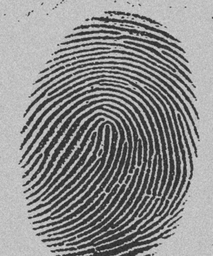
#> input picture fingerprint.tif, 213 x 256 px, shrunk from 798 x 958 before the run, found by its file name
$ jupyter execute morph1.ipynb
#> lines starting #> are read from the running program, lines starting #| are printed output that depends on the picture; after the words box and inside, x2 and y2 are one past the last pixel; in counts of white or black regions, pixels touching at a corner belong together
Erosion

[cell 1]
import cv2
import numpy as np
import matplotlib.pyplot as plt

[cell 2]
img=cv2.imread(r'E:\BG\fingerprint.tif',0)
#> img is the input picture: shape (256, 213); min 32, max 216, mean 140
threshold=128
binary_img=(img>threshold).astype(np.uint8)*255
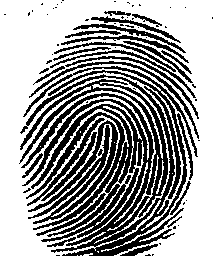
#> binary_img: shape (256, 213); 61% white; 72 black regions (45 under 20 px), largest, box (x1, y1, x2, y2) and area: (19, 66, 198, 256) 12917, (28, 120, 118, 224) 1965, (29, 61, 199, 139) 619

[cell 3]
rows, cols=binary_img.shape
#> rows = 256; cols = 213
kernel_size=3
pad=kernel_size//2
eroded_img=np.zeros_like(binary_img)
padded_img=np.pad(binary_img, pad, mode='constant', constant_values=255)
#> padded_img: shape (258, 215); 61.7% white; 72 black regions (45 under 20 px), largest, box (x1, y1, x2, y2) and area: (20, 67, 199, 257) 12917, (29, 121, 119, 225) 1965, (30, 62, 200, 140) 619

[cell 4]
for i in range(rows):
    for j in range(cols):
        neighborhood=padded_img[i:i+kernel_size,j:j+kernel_size]
        eroded_img[i,j]=np.min(neighborhood)
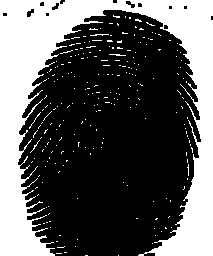
#> eroded_img: shape (256, 213); 35.7% white; 239 white regions (235 under 20 px), largest, box (x1, y1, x2, y2) and area: (0, 0, 213, 256) 18758, (90, 34, 109, 36) 22, (109, 54, 126, 56) 21, (29, 112, 41, 129) 20

[cell 5]
plt.figure(figsize=(10,5))
plt.subplot(1,2,1)
plt.title('Original Image')
plt.imshow(img,cmap='gray')
plt.subplot(1,2,2)
plt.title('Eroded Image')
plt.imshow(eroded_img,cmap='gray')
plt.show()
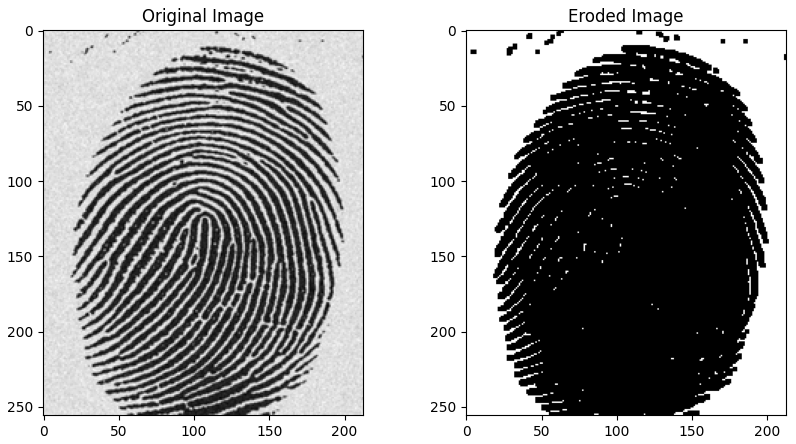
#> figure drawn by matplotlib, 2 panels

Dilation

[cell 6]
rows, cols=binary_img.shape
kernel_size=3
pad=kernel_size//2
dilated_img=np.zeros_like(binary_img)
padded_img=np.pad(binary_img, pad, mode='constant', constant_values=255)

[cell 7]
for i in range(rows):
    for j in range(cols):
        neighborhood=padded_img[i:i+kernel_size,j:j+kernel_size]
        dilated_img[i,j]=np.max(neighborhood)
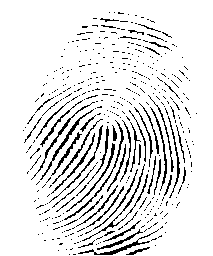
#> dilated_img: shape (256, 213); 89.5% white; black in thin lines or dots, all inside (x1, y1, x2, y2) = (23, 12, 197, 255)

[cell 8]
plt.figure(figsize=(10,5))
plt.subplot(1,2,1)
plt.title('Original Image')
plt.imshow(img,cmap='gray')
plt.subplot(1,2,2)
plt.title('Dilated Image')
plt.imshow(dilated_img,cmap='gray')
plt.show()

THINNING

[cell 9]
def match_pattern(binary_img,i,j,pattern):
    for x in range(-1,2):
        for y in range(-1,2):
            if pattern[x+1][y+1]==-1:
                continue
            if binary_img[i+x][j+y]!=pattern[x+1][y+1]:
                return False
    return True

[cell 10]
changed=True
while changed:
    changed=False
    thin=[]
    for i in range(1,rows-1):
        for j in range(1,cols-1):
            if binary_img[i][j]==255:
                pattern=np.array([[0,0,0],[-1,255,-1],[255,255,255]])
                if match_pattern(binary_img,i,j,pattern):
                    thin.append((i,j))
    for i, j in thin:
        binary_img[i][j]=0
        changed=True
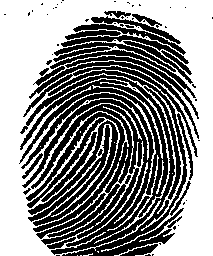
#> binary_img: shape (256, 213); 54.5% white; 72 black regions (44 under 20 px), largest, box (x1, y1, x2, y2) and area: (19, 66, 198, 256) 14389, (28, 120, 118, 226) 2187, (29, 61, 199, 139) 824

[cell 11]
plt.figure(figsize=(10,5))
plt.subplot(1,2,1)
plt.title('Original Image')
plt.imshow(img,cmap='gray')
plt.subplot(1,2,2)
plt.title('Thinned Image')
plt.imshow(binary_img,cmap='gray')
plt.show()

Thickening

[cell 12]
changed = True
patterns = [
    [[0,0,0],[-1,255,-1],[255,255,255]],
    [[255,-1,0],[255,255,0],[255,-1,0]],
    [[255,255,255],[-1,255,-1],[0,0,0]],
    [[0,-1,255],[0,255,255],[0,-1,255]]
]
while changed:
    changed = False
    thick = []
    for i in range(1, rows-1):
        for j in range(1, cols-1):
           if binary_img[i][j] == 0:
                for p in patterns:
                    if match_pattern(binary_img, i, j, p):
                        thick.append((i, j))
                        break

    for i, j in thick:
        binary_img[i][j] = 255
        changed = True

[cell 13]
plt.figure(figsize=(10,5))
plt.subplot(1,2,1)
plt.title('Original Image')
plt.imshow(img,cmap='gray')
plt.subplot(1,2,2)
plt.title('Thickened Image')
plt.imshow(binary_img,cmap='gray')
plt.show()

Opening

[cell 14]
rows, cols=binary_img.shape
kernel_size=3
pad=kernel_size//2
eroded_img=np.zeros_like(binary_img)
padded_img=np.pad(binary_img, pad, mode='constant', constant_values=255)
#> padded_img: shape (258, 215); 55.3% white; 72 black regions (44 under 20 px), largest, box (x1, y1, x2, y2) and area: (20, 67, 199, 257) 14389, (29, 121, 119, 227) 2187, (30, 62, 200, 140) 824

[cell 15]
for i in range(rows):
    for j in range(cols):
        neighborhood=padded_img[i:i+kernel_size,j:j+kernel_size]
        eroded_img[i,j]=np.min(neighborhood)
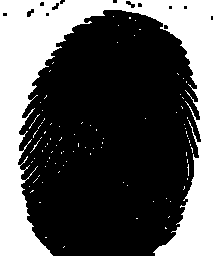
#> eroded_img: shape (256, 213); 34% white; 91 white regions (90 under 20 px), largest, box (x1, y1, x2, y2) and area: (0, 0, 213, 256) 18292

[cell 16]
rows, cols=eroded_img.shape
kernel_size=3
pad=kernel_size//2
dilated_img=np.zeros_like(eroded_img)
padded_img=np.pad(eroded_img, pad, mode='constant', constant_values=255)
#> padded_img: shape (258, 215); 35.1% white; 91 white regions (90 under 20 px), largest, box (x1, y1, x2, y2) and area: (0, 0, 215, 258) 19234

[cell 17]
for i in range(rows):
    for j in range(cols):
        neighborhood=padded_img[i:i+kernel_size,j:j+kernel_size]
        dilated_img[i,j]=np.max(neighborhood)
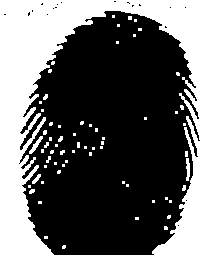
#> dilated_img: shape (256, 213); 39% white; 65 white regions (55 under 20 px), largest, box (x1, y1, x2, y2) and area: (0, 0, 213, 256) 20324, (29, 136, 43, 154) 79, (186, 158, 190, 181) 73

[cell 18]
plt.figure(figsize=(10,5))
plt.subplot(1,2,1)
plt.title('Original Image')
plt.imshow(img,cmap='gray')
plt.subplot(1,2,2)
plt.title('Image after Opening')
plt.imshow(dilated_img,cmap='gray')
plt.show()

Closing

[cell 19]
rows, cols=binary_img.shape
kernel_size=3
pad=kernel_size//2
dilated_img=np.zeros_like(binary_img)
padded_img=np.pad(binary_img, pad, mode='constant', constant_values=255)

[cell 20]
for i in range(rows):
    for j in range(cols):
        neighborhood=padded_img[i:i+kernel_size,j:j+kernel_size]
        dilated_img[i,j]=np.max(neighborhood)
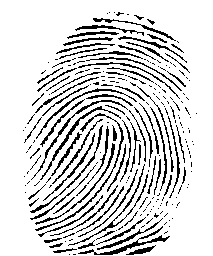
#> dilated_img: shape (256, 213); 83.7% white; black in thin lines or dots, all inside (x1, y1, x2, y2) = (23, 12, 197, 255)

[cell 21]
rows, cols=dilated_img.shape
kernel_size=3
pad=kernel_size//2
eroded_img=np.zeros_like(dilated_img)
padded_img=np.pad(dilated_img, pad, mode='constant', constant_values=255)
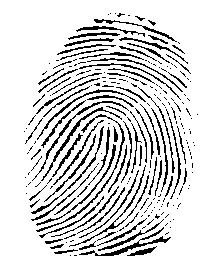
#> padded_img: shape (258, 215); 84% white; black in thin lines or dots, all inside (x1, y1, x2, y2) = (24, 13, 198, 256)

[cell 22]
for i in range(rows):
    for j in range(cols):
        neighborhood=padded_img[i:i+kernel_size,j:j+kernel_size]
        eroded_img[i,j]=np.min(neighborhood)
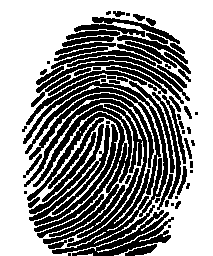
#> eroded_img: shape (256, 213); 57.3% white; 79 black regions (19 under 20 px), largest, box (x1, y1, x2, y2) and area: (24, 87, 174, 256) 8921, (23, 81, 168, 217) 1265, (29, 93, 154, 168) 891

[cell 23]
plt.figure(figsize=(10,5))
plt.subplot(1,2,1)
plt.title('Original Image')
plt.imshow(img,cmap='gray')
plt.subplot(1,2,2)
plt.title('Image after Closing')
plt.imshow(eroded_img,cmap='gray')
plt.show()

$ run again, with Building.tif copied over fingerprint.tif
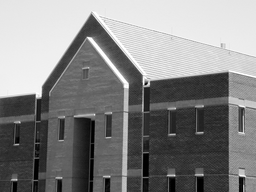
#> input picture Building.tif, 256 x 192 px, shrunk from 1114 x 834 before the run, found by its file name
#> img is the input picture: shape (192, 256); min 0, max 255, mean 133.3
#> after the loop `while changed:`:
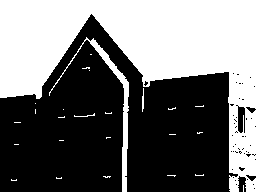
#> binary_img: shape (192, 256); 43.6% white; 26 white regions (22 under 20 px), largest, box (x1, y1, x2, y2) and area: (0, 0, 256, 192) 20265, (49, 37, 129, 192) 966, (142, 88, 144, 112) 37, (74, 113, 95, 117) 26
#> after the loop `for i in range(rows):`:
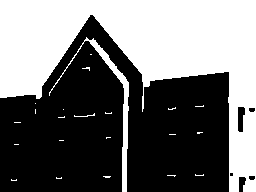
#> eroded_img: shape (192, 256); 44% white; 23 white regions (20 under 20 px), largest, box (x1, y1, x2, y2) and area: (0, 0, 256, 192) 20498, (49, 37, 129, 192) 977, (74, 113, 95, 117) 26
